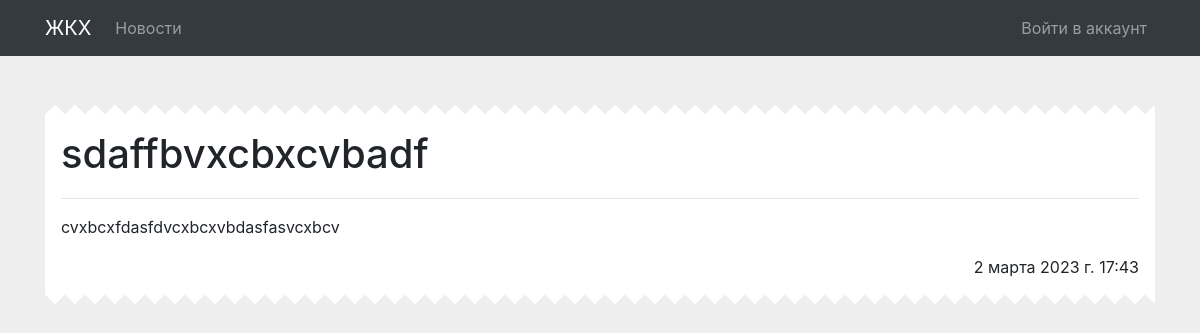
Page /news/20 on the committed database.
### main/models.py (models this page shows, shortened)
class New(models.Model):
    title = models.CharField('Название', max_length=200, null=False, blank=False)
    text = models.TextField('Содержание', null=False, blank=False)
    district = models.ForeignKey(District, on_delete=models.CASCADE, default='1')
    time_create = models.DateTimeField(auto_now_add = True)

### main/views.py (the view)
# urls.py: path('news/<int:new_id>', views.new, name = 'new'),
def new(request, new_id):
    new = get_object_or_404(New, id=new_id)
    context = {
        'new': new,
        'title': new.title,
        }
    return render(request, 'main/new.html', context=context)

### templates/main/new.html
{% extends 'page.html' %}
{% block content %}
<div class="container mt-5">
    <div class="container p-3 my-3 bg-news news-in" style="border-radius: 5px">
        <h1>{{ new.title }}</h1>
        <hr>
        {{ new.text|linebreaks }}
        <div class="d-flex justify-content-between">{% if user.allows == '2' %}<a class="btn btn-primary" href="{% url 'new_del' new.id %}">Удалить</a>{%else%}<div></div>{% endif %}{{new.time_create}}</div>
    </div>
</div>
{% endblock %}

### main/static/css/style.css (style rules this page uses)
body { background-color: #eee; }
h1 { margin-bottom: 20px; }
.bg-news { border-top: 10px solid transparent; border-bottom: 10px solid transparent; border-left: 0; border-right: 0; background-image: linear-gradient(white, white), linear-gradient(to bottom right, transparent 50.5%, white 50.5%), linear-gradient(to bottom left, transparent 50.5%, white 50.5%), linear-gradient(to top right, transparent 50.5%, white 50.5%), linear-gradient(to top left, transparent 50.5%, white 50.5%); background-repeat: repeat, repeat-x, repeat-x, repeat-x, repeat-x; background-position: 0 0, 10px 0, 10px 0, 10px 100%, 10px 100%; background-size: auto auto, 20px 20px, 20px 20px, 20px 20px, 20px 20px; background-clip: padding-box, border-box, border-box, border-box, border-box; background-origin: padding-box, border-box, border-box, border-box, border-box; margin-bottom: 35px; }

### rows in the picture
New: title "sdaffbvxcbxcvbadf", text "cvxbcxfdasfdvcxbcxvbdasfasvcxbcv", time_create "2 марта 2023 г. 17:43"
